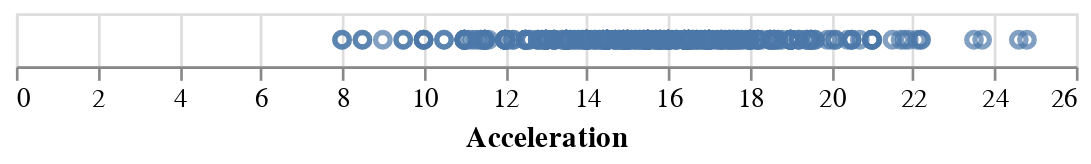

Write notebook code for a chart like this one.
### Markdown cell above
So you just see one *point*. But actually this is not a single point. This is every row of the dataset represented as a point at the same location. Because there is no specification about where to put the points, it simply draws everything on top of each other. Let's specify how to spread them across the horizontal axis.

### Code cell
alt.Chart(cars).mark_point().encode(
    x='Acceleration',
)

### Figure 1 — Vega-Lite specification as saved in the notebook (floating-point values rounded to 4 significant figures; data arrays with more than 128 entries replaced by an {"elided": "..."} marker saying what was removed)
{"$schema": "https://vega.github.io/schema/vega-lite/v4.17.0.json", "config": {"view": {"continuousHeight": 300, "continuousWidth": 400}}, "data": {"name": "data-f02450ab61490a1363517a0190416235"}, "datasets": {"data-f02450ab61490a1363517a0190416235": {"elided": "406 records"}}, "encoding": {"x": {"field": "Acceleration", "type": "quantitative"}}, "mark": "point"}
